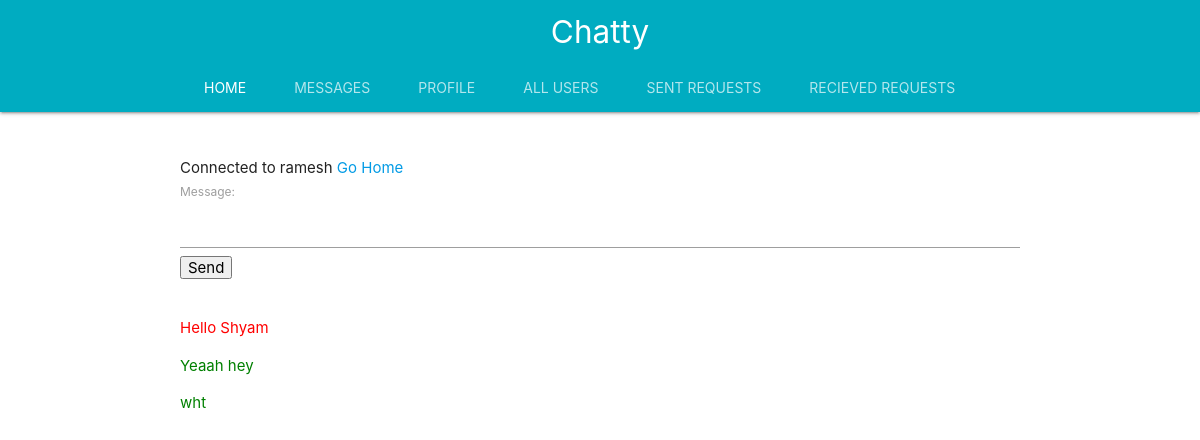
Page /message/2 (signed in) on the committed database.
### chat/models.py (models this page shows, shortened)
class chat(models.Model):
	message=models.CharField(max_length=500)
	message_to=models.ForeignKey(settings.AUTH_USER_MODEL,on_delete=models.CASCADE,related_name='message_to')
	message_from=models.ForeignKey(settings.AUTH_USER_MODEL,on_delete=models.CASCADE,related_name='message_from')
	send_date=models.DateTimeField(auto_now_add=True)

### chat/views.py (the view)
# urls.py: path('<int:id>',views.showMessage,name='show_message'),
def showMessage(request,id):
	messages=''
	to_user=get_object_or_404(User,id=id)
	form=ChatForm()
	if(to_user==request.user):
		message="Chatting with yourself huh !!"
	else:
		to_user_profile=get_object_or_404(Profile,user=to_user)
		request_user_profile=Profile.objects.get(user=request.user)
		if(request_user_profile.friends.filter(user=to_user).first()):
			status=True
			message="Connected to " + to_user.username
			messages = chat.objects.filter(message_to=request.user,message_from=to_user) | chat.objects.filter(message_to=to_user,message_from=request.user)
			messages.order_by('pk')
		else:
			status=False
			message="Connection terminated , You are not friends with " + to_user.username
	context={
		'messages':messages,
		'reciever_id':id,
		'status':status,
		'message': message,
		'form':form,
	}
	return render(request,'chat/message.html',context)

### chat/forms.py
class ChatForm(forms.ModelForm):
	class Meta:
		model=chat
		fields=['message']

### chat/templates/chat/message.html (shortened to what this page needs)
{% extends 'accounts/base.html' %}
{% load static %}
{% block content %}
	{% if message %}
		{{message}}
	{% endif %}
<a href="{% url 'accounts:index' %}">Go Home</a>
{% if status %}
<form method="GET" action="{% url 'chat:send_message' reciever_id %}" id='msgForm'>
	{{form}}
	<input type="Submit" value="Send">
</form>
<br>
<div id='msgBlock' get_msg_action="{% url 'chat:get_message' reciever_id %}">
{% if messages %}
	{% for msg in messages %}
		{% if msg.message_to == request.user%}
			<p style="color: red">{{msg.message}}</p>
		{% else %}
			<p style="color:green">{{msg.message}}</p>
		{% endif%}
	{% endfor %}
{% else %}
	Start an conversation now
{% endif %}
</div>
{% endif %}
{% endblock %}

### rows in the picture
chat: message "Hello Shyam"
chat: message "Yeaah hey"
chat: message "wht"

### other values in the picture
{{ message }} "Connected to ramesh"
